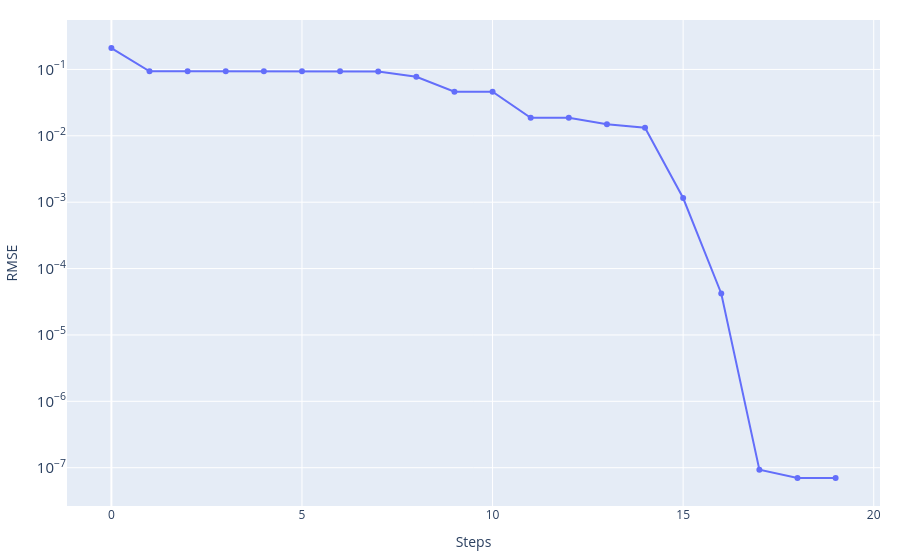
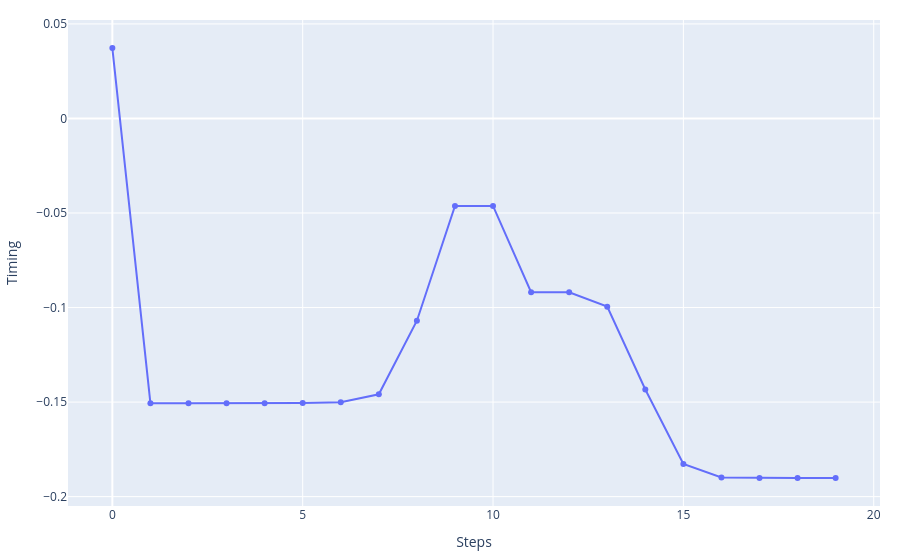
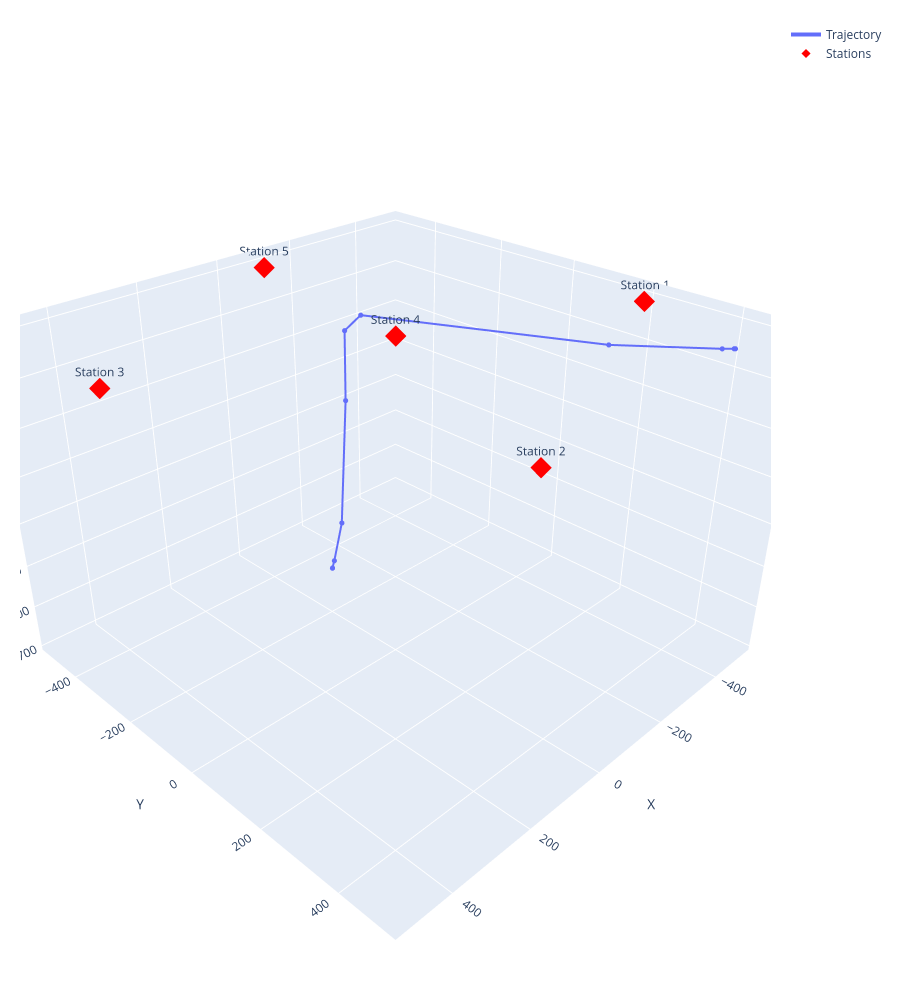

Notebook cell for these charts, in order:
### Code cell
event_best_GN, history_GN, cost_story_GN, misfit_fin_GN = Gauss_Newton.Gauss_Newton(
    stations=stations_norm,
    event_test=np.copy(event_ini),
    n_iteration=1_000,
    steps=np.array([1.0, 1.0, 1.0, 0.0005]),
    vp=vp)

print('Best fitt with:')
print(f'\t- RMSE = {misfit_fin_GN}')
print(f'\t- Event = {event_best_GN}')

_ = graphics.history_2d(cost_story_GN, 'RMSE', log_y=True)
_ = graphics.history_2d(history_GN[:, 3], 'Timing')
_ = graphics.history_3d(history_GN[:, :3], stations_norm)

### Figure 1 — Plotly figure (JSON) as saved in the notebook; plotly's stock layout.template omitted (floating-point values rounded to 4 significant figures)
{"data": [{"mode": "lines+markers", "name": "RMSE", "type": "scatter", "x": [0, 1, 2, 3, 4, 5, 6, 7, 8, 9, 10, 11, 12, 13, 14, 15, 16, 17, 18, 19], "y": [0.21, 0.09392, 0.09392, 0.09392, 0.09391, 0.0939, 0.0938, 0.09271, 0.07741, 0.04628, 0.04628, 0.01867, 0.01867, 0.01494, 0.01324, 0.001155, 4.216e-05, 9.349e-08, 7.008e-08, 7.008e-08]}], "layout": {"hovermode": "x unified", "margin": {"b": 20, "l": 20, "r": 20, "t": 20}, "title": {}, "xaxis": {"showgrid": true, "title": {"text": "Steps"}}, "yaxis": {"exponentformat": "power", "showgrid": true, "title": {"text": "RMSE"}, "type": "log"}}}

### Figure 2 — Plotly figure (JSON) as saved in the notebook; plotly's stock layout.template omitted (floating-point values rounded to 4 significant figures)
{"data": [{"mode": "lines+markers", "name": "Timing", "type": "scatter", "x": [0, 1, 2, 3, 4, 5, 6, 7, 8, 9, 10, 11, 12, 13, 14, 15, 16, 17, 18, 19], "y": [0.03724, -0.1506, -0.1506, -0.1506, -0.1506, -0.1505, -0.1501, -0.1459, -0.107, -0.04624, -0.04624, -0.09189, -0.09189, -0.09952, -0.1433, -0.1827, -0.1898, -0.1901, -0.1901, -0.1901]}], "layout": {"hovermode": "x unified", "margin": {"b": 20, "l": 20, "r": 20, "t": 20}, "title": {}, "xaxis": {"showgrid": true, "title": {"text": "Steps"}}, "yaxis": {"exponentformat": "power", "showgrid": true, "title": {"text": "Timing"}, "type": "linear"}}}

### Figure 3 — Plotly figure (JSON) as saved in the notebook; plotly's stock layout.template omitted (floating-point values rounded to 4 significant figures)
{"data": [{"customdata": ["0", "1", "2", "3", "4", "5", "6", "7", "8", "9", "10", "11", "12", "13", "14", "15", "16", "17", "18", "19"], "hovertemplate": "<b>Step %{customdata}</b><br>X: %{x:.2f}<br>Y: %{y:.2f}<br>Z: %{z:.2f}<extra></extra>", "line": {"width": 4}, "marker": {"size": 3}, "mode": "lines+markers", "name": "Trajectory", "type": "scatter3d", "x": [-396.1, -396.1, -396.1, -396.1, -396.1, -395.9, -394.2, -377.6, -241.0, -48.87, -48.87, -72.78, -72.78, -72.93, -80.51, -94.21, -97.83, -97.98, -97.98, -97.98], "y": [465.7, 465.7, 465.7, 465.7, 465.6, 465.5, 464.1, 449.8, 300.6, -144.1, -144.1, -217.7, -217.7, -219.6, -249.8, -294.4, -305.9, -306.4, -306.4, -306.4], "z": [-5.101, -5.101, -5.101, -5.101, -5.101, -5.096, -5.049, -4.586, -0.5974, -10.86, -10.86, -69.35, -69.35, -224.1, -535.4, -661.4, -688.1, -689.1, -689.1, -689.1]}, {"hovertemplate": "<b>%{text}</b><br>X: %{x:.2f}<br>Y: %{y:.2f}<br>Z: %{z:.2f}<extra></extra>", "marker": {"color": "red", "size": 7, "symbol": "diamond"}, "mode": "markers+text", "name": "Stations", "text": ["Station 1", "Station 2", "Station 3", "Station 4", "Station 5"], "textposition": "top center", "type": "scatter3d", "x": [-500.0, 200.0, 500.0, 0.0, -100.0], "y": [200.0, 500.0, -200.0, 0.0, -500.0], "z": [-10.0, -10.0, -10.0, 0.0, -10.0]}], "layout": {"height": 1000, "margin": {"b": 20, "l": 20, "r": 20, "t": 20}, "scene": {"aspectmode": "data", "camera": {"eye": {"x": 1.5, "y": 1.5, "z": 1.2}}, "xaxis": {"showgrid": true, "title": {"text": "X"}}, "yaxis": {"showgrid": true, "title": {"text": "Y"}}, "zaxis": {"showgrid": true, "title": {"text": "Z"}}}, "title": {}}}
